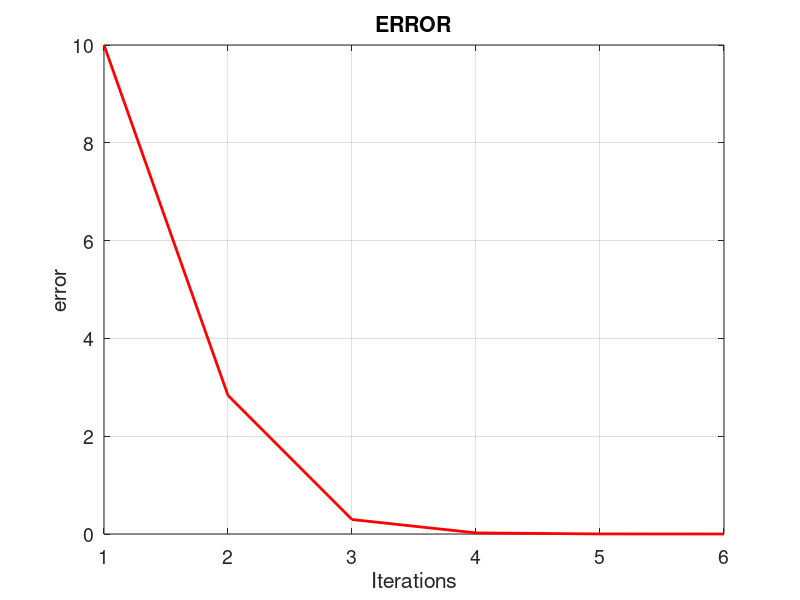

MATLAB code to generate this figure:
init_value= 2

i=1;

e(i)=10;

while (e(i)>0.001)
    if(i == 1)
        x(i)= init_value;
    end
    
    g(i)= (5)/(x(i)^2-10)
    
    i=i+1;
    
    x(i)=g(i-1);

    e(i)=abs(x(i-1)-x(i));
    
     if (e(i)>50);

        break;

    end
                  
end

tamanio = size(e);
ite = 1:1:tamanio(2);
figure('DefaultAxesFontSize',14)
plot (ite,e,'color',[1 0 0],'LineWidth',2);
set(gcf,'color','white');
grid on
xlabel('Iterations')
ylabel('error')
title 'ERROR'
